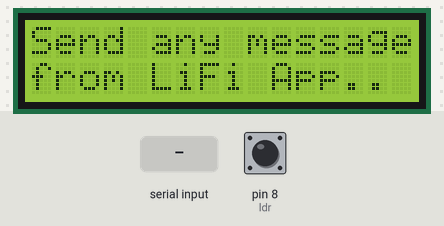
Bench run of a sketch on a simulated Arduino Uno, built with avr-gcc and run on an emulated ATmega328P. On the bench: 16×2 character LCD. The test bench sets the inputs (shaded band); at power-on: pin 8 (ldr) HIGH. What the sketch prints to the serial monitor is not drawn.

Above: at 7.3 s.
7.4 s: "001\n" received over Serial
At 7.8 s:
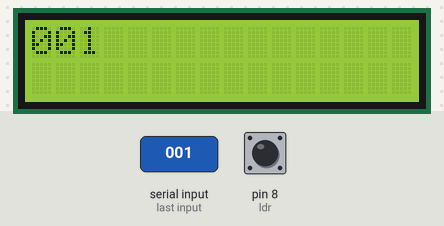
8.9 s: pin 8 (ldr) pulled LOW for 1 s
At 10.9 s:
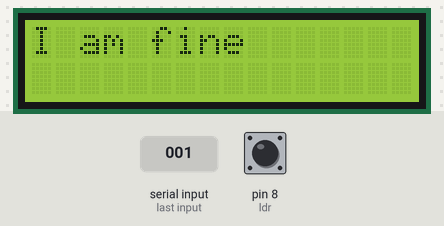
11.4 s: "0001\n" received over Serial
At 12.1 s:
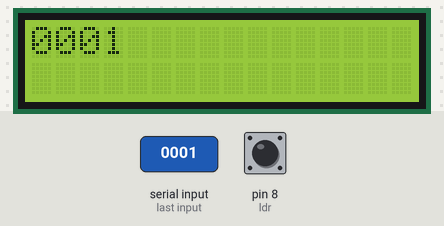
Timing chart, 0 to 14.4 s (numbered marks = the images above; inputs shaded):
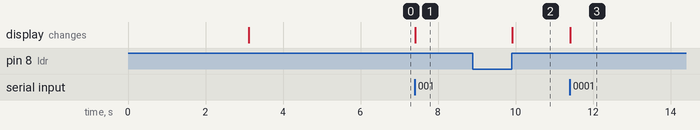

The sketch:

Arduino_code.ino
```cpp
#include <Wire.h>
#include <LiquidCrystal_I2C.h>

LiquidCrystal_I2C lcd(0x27, 16, 2);

#define ldr 8

int val;
int val2;
String duration;

void setup() {
  Serial.begin(9600);
  pinMode(ldr, INPUT_PULLUP);
  lcd.init();
  lcd.backlight();
  lcd.clear();
  lcd.print("LiFi Project");
  delay(3000);
  lcd.clear();
  lcd.print("Send any message");
  lcd.setCursor(0, 1);
  lcd.print("from LiFi App..");
  delay(3000);
}

void loop() {
  if (Serial.available() > 0) {
    String message = Serial.readStringUntil('\n');
    message.trim();
    Serial.print("Displaying message: ");
    Serial.println(message);
    lcd.clear();
    lcd.print(message.substring(0, 16));
    if (message.length() > 16) {
      lcd.setCursor(0, 1);
      lcd.print(message.substring(16, 32));
    }
  }

  val = digitalRead(ldr);
  while (val == 0) {
    val2 = digitalRead(ldr);
    duration += val2;

    if (duration == "001") {
      Serial.println("Received message: hi");
      lcd.clear();
      lcd.print("hi");
    } else if (duration == "0001") {
      Serial.println("Received message: hello");
      lcd.clear();
      lcd.print("hello");
    } else if (duration == "00001") {
      Serial.println("Received message: how are you?");
      lcd.clear();
      lcd.print("how are you?");
    } else if (duration == "000001") {
      Serial.println("Received message: I am fine");
      lcd.clear();
      lcd.print("I am fine");
    } else if (duration == "0000001") {
      Serial.println("Received message: ok");
      lcd.clear();
      lcd.print("ok");
    } else if (duration == "00000001") {
      Serial.println("Received message: good morning");
      lcd.clear();
      lcd.print("good morning");
    } else if (duration == "000000001") {
      Serial.println("Received message: good afternoon");
      lcd.clear();
      lcd.print("good afternoon");
    } else if (duration == "0000000001") {
      Serial.println("Received message: good evening");
      lcd.clear();
      lcd.print("good evening");
    } else if (duration == "00000000001") {
      Serial.println("Received message: thank you");
      lcd.clear();
      lcd.print("thank you");
    } else if (duration == "000000000001") {
      Serial.println("Received message: sorry");
      lcd.clear();
      lcd.print("sorry");
    }

    if (val2 == 1) {
      duration = "";
      break;
    }
    delay(200);
  }
}
```

Measured:
- after the input at 7.4 s, the display: changes at once (image 1)
- after the input at 8.9 s, the display: changes after 1.0 s (image 2)
- after the input at 11.4 s, the display: changes at once (image 3)
